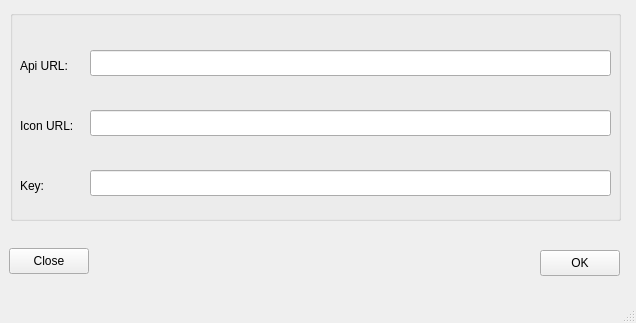
<?xml version="1.0" encoding="UTF-8"?>
<ui version="4.0">
 <class>SettingsForm</class>
 <widget class="QMainWindow" name="SettingsForm">
  <property name="geometry">
   <rect>
    <x>0</x>
    <y>0</y>
    <width>636</width>
    <height>323</height>
   </rect>
  </property>
  <property name="windowTitle">
   <string>Settings</string>
  </property>
  <widget class="QWidget" name="centralwidget">
   <widget class="QPushButton" name="closeButton">
    <property name="geometry">
     <rect>
      <x>9</x>
      <y>248</y>
      <width>80</width>
      <height>26</height>
     </rect>
    </property>
    <property name="text">
     <string>Close</string>
    </property>
   </widget>
   <widget class="QPushButton" name="saveButton">
    <property name="geometry">
     <rect>
      <x>540</x>
      <y>250</y>
      <width>80</width>
      <height>26</height>
     </rect>
    </property>
    <property name="text">
     <string>OK</string>
    </property>
   </widget>
   <widget class="QGroupBox" name="groupBox">
    <property name="geometry">
     <rect>
      <x>10</x>
      <y>10</y>
      <width>611</width>
      <height>211</height>
     </rect>
    </property>
    <property name="title">
     <string/>
    </property>
    <widget class="QLabel" name="keyLabel">
     <property name="geometry">
      <rect>
       <x>10</x>
       <y>160</y>
       <width>41</width>
       <height>31</height>
      </rect>
     </property>
     <property name="text">
      <string>Key:</string>
     </property>
    </widget>
    <widget class="QLabel" name="apiURLLabel">
     <property name="geometry">
      <rect>
       <x>10</x>
       <y>40</y>
       <width>61</width>
       <height>31</height>
      </rect>
     </property>
     <property name="text">
      <string>Api URL:</string>
     </property>
    </widget>
    <widget class="QLineEdit" name="apiURLLineEdit">
     <property name="geometry">
      <rect>
       <x>80</x>
       <y>40</y>
       <width>521</width>
       <height>26</height>
      </rect>
     </property>
    </widget>
    <widget class="QLineEdit" name="keyLineEdit">
     <property name="geometry">
      <rect>
       <x>80</x>
       <y>160</y>
       <width>521</width>
       <height>26</height>
      </rect>
     </property>
    </widget>
    <widget class="QLabel" name="iconURLLabel">
     <property name="geometry">
      <rect>
       <x>10</x>
       <y>100</y>
       <width>66</width>
       <height>31</height>
      </rect>
     </property>
     <property name="text">
      <string>Icon URL:</string>
     </property>
    </widget>
    <widget class="QLineEdit" name="iconURLLineEdit">
     <property name="geometry">
      <rect>
       <x>80</x>
       <y>100</y>
       <width>521</width>
       <height>26</height>
      </rect>
     </property>
    </widget>
   </widget>
  </widget>
  <widget class="QMenuBar" name="menubar">
   <property name="geometry">
    <rect>
     <x>0</x>
     <y>0</y>
     <width>636</width>
     <height>23</height>
    </rect>
   </property>
  </widget>
  <widget class="QStatusBar" name="statusbar"/>
 </widget>
 <resources/>
 <connections/>
</ui>
